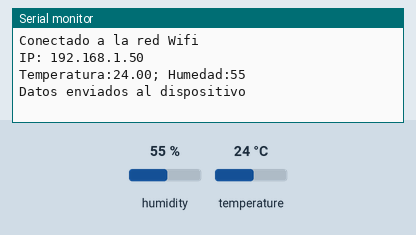
Recording of a sketch running on a simulated ESP32. Shown: the last lines printed to the serial monitor. Inputs (shaded band) come from the test bench; at power-on: humidity 55 %, temperature 24 °C.

Above: at 2.7 s.
2.8 s: humidity set to 22 %
14.1 s: temperature set to 12 °C
At 17.9 s:
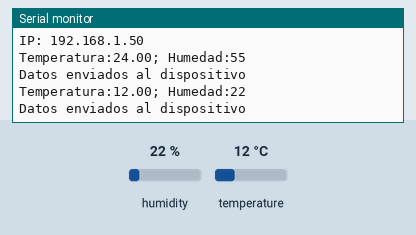
25.4 s: humidity set to 40 %
At 32.6 s:
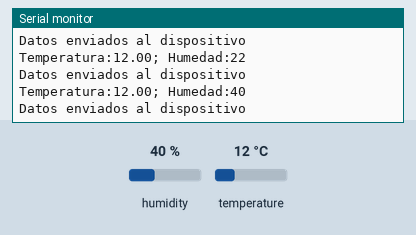

Measured:
- after the input at 14.1 s, the serial monitor: prints a new line after 2.5 s (image 1)
- after the input at 25.4 s, the serial monitor: prints a new line after 6.2 s (image 2)

The sketch:

ubidots_dht11.ino
```cpp
#include <Ubidots.h>

#include <DHT.h>

#define UBIDOTS_TOKEN "BBFF-hkNmnRiiubNGnAGSuh8DpGa5ZSNwtL"  // Put here your Ubidots TOKEN
#define DEVICE_LABEL "ESP32"   // Put here your Device label to which data  will be published
#define VARIABLE_LABEL "VARIABLE_LABEL_TEMPERATURE"
#define VARIABLE_LABEL2 "VARIABLE_LABEL_HUMIDITY"// Put here your Variable label to which data  will be published

const char *WIFI_SSID = "WUTEC-Estudiantes";      // Put here your Wi-Fi SSID
const char *WIFI_PASS = "ley19043";      // Put here your Wi-Fi password

Ubidots embebido(UBIDOTS_TOKEN, UBI_HTTP);

#define PIN_DHT 5
#define DHTTYPE DHT11

DHT dht(PIN_DHT, DHTTYPE);

float temp;
int hum;


void setup() {
  Serial.begin(9600);
  dht.begin();

  embebido.wifiConnect(WIFI_SSID, WIFI_PASS);
  Serial.println("Conectado a la red Wifi");
  Serial.println(WiFi.SSID());
  Serial.print("IP: ");
  Serial.println(WiFi.localIP());

  temp = 0;
  hum = 0;
}

void loop() {
  hum = dht.readHumidity();
  temp = dht.readTemperature();

  Serial.println("Temperatura:"+ String(temp) + "; Humedad:" + String(hum));
  embebido.add(VARIABLE_LABEL, temp);
  embebido.add(VARIABLE_LABEL2, hum);

  bool buffersent = false;
    buffersent = embebido.send(DEVICE_LABEL);

  if(buffersent) {
    Serial.println("Datos enviados al dispositivo");
  }

  delay(15000);

}
```
